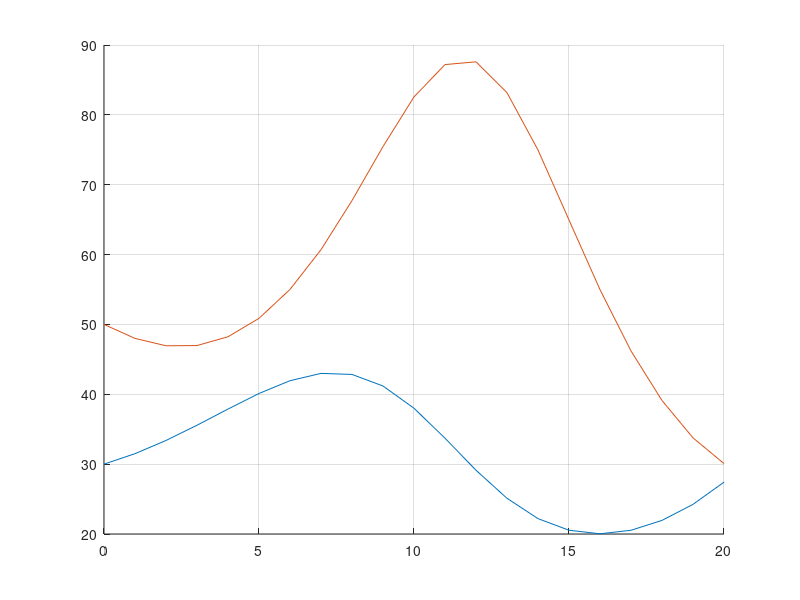

Source code (MATLAB):
clear all
clf
hold on
D(1)=30
E(1)=50
for n=1:20
	D(n+1)=1.3*D(n) - 0.005*D(n)*E(n);
	E(n+1)=0.6*E(n) + 0.012*D(n)*E(n);
end
t=0:20;
plot(t,D)
plot(t,E)
grid

disp('D Max: '),disp(floor(max(D)))
disp('E Max: '),disp(floor(max(E)))
disp('D Min: '),disp(floor(min(D)))
disp('E Min: '),disp(floor(min(E)))
